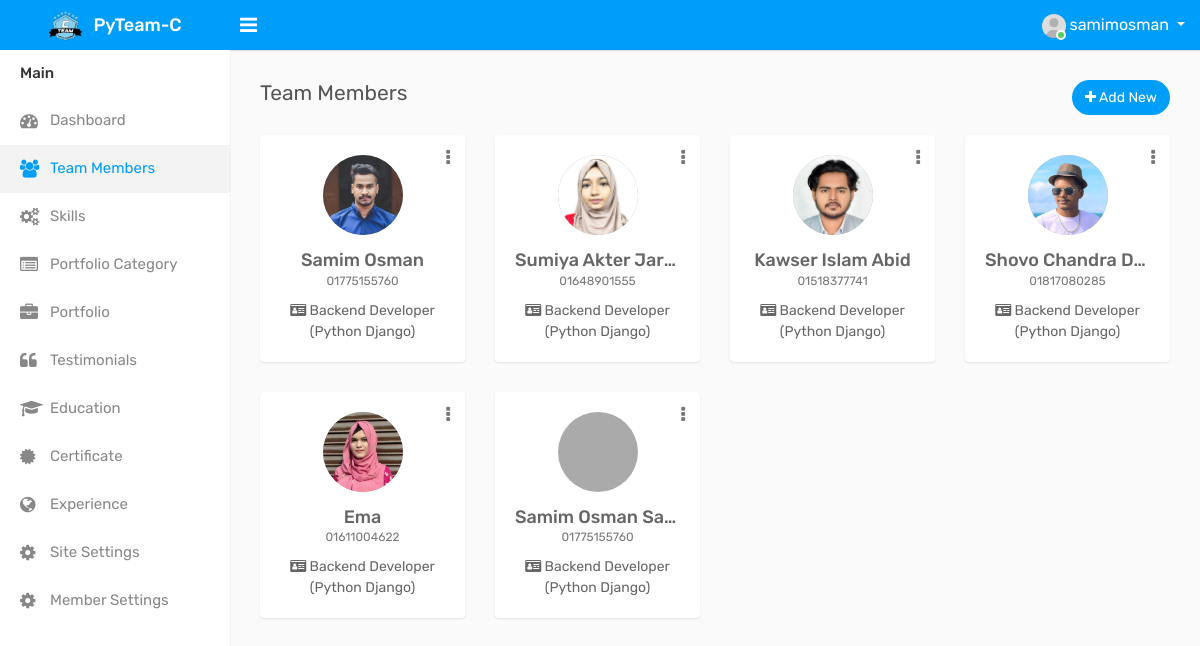
/dashboard/team-member/ (signed in), run on the app's committed database.
### home/models.py (models this page shows, shortened)
class Team_Setting_Config(models.Model):
    setting_no = models.PositiveIntegerField(blank=True, null=True)
    team_title = models.CharField(max_length=500, blank=True, null=True)
    team_designation = models.CharField(max_length=500, blank=True, null=True, default='default/pyteam-c-icon.png')
    team_icon = models.ImageField(upload_to='team/', blank=True, null=True)
    team_logo = models.ImageField(upload_to='team/', blank=True, null=True, default='default/team-c-logo-transparent.png')
    team_email = models.EmailField(max_length=200, blank=True, null=True)
    team_phone_number = models.CharField(max_length=14, blank=True, null=True)
    team_team_start = models.DateField(blank=True, null=True)
    team_address = models.TextField(blank=True, null=True)
    team_address_upazila = models.CharField(max_length=50)
    team_address_district = models.CharField(max_length=50, blank=True, null=True)

class User(AbstractBaseUser, PermissionsMixin):
    username = models.CharField(max_length=50, validators=[UnicodeUsernameValidator], unique=True)
    email = models.EmailField(max_length=150, unique=True)
    objects = BaseManager()
    is_staff = models.BooleanField(default=False)
    is_superuser = models.BooleanField(default=False)
    is_active = models.BooleanField(default=True)
    is_varified = models.BooleanField(default=False)
    is_team_member = models.BooleanField(default=False, blank=True, null=True)
    is_admin = models.BooleanField(default=False)
    auth_token = models.CharField(max_length=300, blank=True, null=True)
    otp_token = models.CharField(max_length=6, blank=True, null=True)
    joined_date = models.DateTimeField(auto_now_add=True)
    USERNAME_FIELD = 'username'
    REQUIRED_FIELDS = ['email']
    class Meta:
        ordering = ['joined_date']

class Team_Member(User):
    GENDER = (
        ('Male', 'Male'),
        ('Female', 'Female'),
        ('Others', 'Others'),
    )
    name = models.CharField(max_length=200)
    phone_number = models.TextField(blank=True, null=True)
    image = models.ImageField(upload_to='team_member/prof/',default='default/default_team_member_image.png', blank=True, null=True)
    cover_image = models.ImageField(upload_to='team_member/cover/', default='default/default_team_member_cover_image.jpg')
    designation = models.CharField(max_length=200, blank=True, null=True)
    short_description = models.TextField(blank=True, null=True)
    gender = models.CharField(choices=GENDER, blank=True, null=True, max_length=10)
    date_of_birth = models.DateField(blank=True, null=True)
    skills = models.ManyToManyField(Skills, blank=True)

### dashboard/team_app/views.py (the view)
# urls.py: path('', dashboard_team_member, name='dashboard_team_member'),
@login_required(login_url='login')
def dashboard_team_member(request):
    team_member = Team_Member.objects.all()
    context = {'team_member': team_member}
    return render(request, 'dashboard/dashboard_home/team_member/team_member.html', context)

### dashboard/context_processor.py (called while the page is built)
def website_setting(request):
    website_settings = Team_Setting_Config.objects.get(setting_no=1)
    return {'website_settings': website_settings}

### templates/dashboard/dashboard_home/team_member/team_member.html (shortened to what this page needs)
{% extends '../../dashboard_base.html' %}
{% load static %}
{% block body_content %}
<div class="content">
    <div class="row">
        <div class="col-sm-4 col-3">
            <h4 class="page-title">Team Members</h4> {% for messages in messages %} {% if messages %} <i>{{messages}}</i> {% endif %} {% endfor %}
        </div>
        <div class="col-sm-8 col-9 text-right m-b-20">
            <a href="{% url 'add_new_member' %}" class="btn btn-primary btn-rounded float-right"><i class="fa fa-plus"></i> Add New</a>
        </div>
    </div>
    <div class="row doctor-grid">
        {% for team_member in team_member %}
        <div class="col-md-4 col-sm-4  col-lg-3">
            <div class="profile-widget">
                <div class="doctor-img">
                    <a class="avatar"><img alt="" src="{{team_member.image.url}}"></a>
                </div>
                <div class="dropdown profile-action">
                    {% if request.user.is_admin == True %}
                    <a href="#" class="action-icon dropdown-toggle" data-toggle="dropdown" aria-expanded="false"><i class="fa fa-ellipsis-v"></i></a>
                    {% endif %}
                </div>
                <h4 class="doctor-name text-ellipsis"><a>{{team_member.name}}</a></h4>
                <div class="doc-prof">{{team_member.phone_number}}</div>
                <div class="user-country">
                    <i class="fa fa-id-card"></i> {{team_member.designation}}
                </div>
            </div>
        </div>
        {% endfor %}
    </div>
</div>
{% endblock body_content %}

### templates/dashboard/dashboard_base.html (shortened to what this page needs)
{% load static %}
<!DOCTYPE html>
<html lang="en">
<head>
    <html lang="en">
    <link rel="stylesheet" type="text/css" href="{% static  'dashboard/css/bootstrap.min.css' %}">
    <link rel="stylesheet" type="text/css" href="{% static  'dashboard/css/font-awesome.min.css' %}">
    <link rel="stylesheet" type="text/css" href="{% static  'dashboard/css/style.css' %}">
    <link rel="stylesheet" href="https://cdnjs.cloudflare.com/ajax/libs/font-awesome/4.7.0/css/font-awesome.min.css">
</head>
<body>
    <div class="main-wrapper">
        <div class="header">
			<div class="header-left">
				<a href="{% url 'dashboard_home' %}" class="logo">
					<img src="{{website_settings.team_icon.url}}" width="35" height="35" alt=""> <span>PyTeam-C</span>
				</a>
			</div>
			<a id="toggle_btn" href="javascript:void(0);"><i class="fa fa-bars"></i></a>
            <ul class="nav user-menu float-right">
                <li class="nav-item dropdown has-arrow">
                    <a href="#" class="dropdown-toggle nav-link user-link" data-toggle="dropdown">
                        <span class="user-img">
							<img class="rounded-circle" src="{% static  'dashboard/img/user.jpg' %}" width="24" alt="Admin">
							<span class="status online"></span>
						</span>
						<span>{{request.user.username}}</span>
                    </a>
                </li>
            </ul>
        </div>
        {% url 'dashboard_home' as dashboard_home_url %}
        {% url 'dashboard_team_member' as dashboard_team_member_url %}
        {% url 'team_testimonials' as team_testimonials_url %}
        {% url 'skills_list' as skills_list_url %}
        {% url 'portfolio_category' as portfolio_category_url %}
        {% url 'all_portfolio' as all_portfolio_url %}
        {% url 'testimonials' as testimonials_url %}
        {% url 'education' as education_url %}
        {% url 'certificate' as certificate_url %}
        {% url 'experience' as experience_url %}
        {% block sidebar_nav %}
        <div class="sidebar" id="sidebar">
            <div class="sidebar-inner slimscroll">
                <div id="sidebar-menu" class="sidebar-menu">
                    <ul>
                        <li class="menu-title">Main</li>
                        <li {% if request.path == dashboard_home_url %}class="active"{% endif %}>
                            <a href="{{dashboard_home_url}}">
                                <i class="fa fa-dashboard"></i> <span>Dashboard</span>
                            </a>
                        </li>
						<li {% if request.path == dashboard_team_member_url %}class="active"{% endif %}>
                            <a href="{{dashboard_team_member_url}}">
                                <i class="fa fa-users"></i> <span>Team Members</span>
                            </a>
                        </li>
						<li {% if request.path == skills_list_url %}class="active"{% endif %}>
                            <a href="{{skills_list_url}}">
                                <i class="fa fa-cogs"></i> <span>Skills</span>
                            </a>
                        </li>
                        {% if request.user.is_admin == True %}
						<li {% if request.path == portfolio_category_url %}class="active"{% endif %}>
                            <a href="{{portfolio_category_url}}">
                                <i class="fa fa-list-alt"></i> <span>Portfolio Category</span>
                            </a>
                        </li>
                        {% endif %}
						<li {% if request.path == all_portfolio_url %}class="active"{% endif %}>
                            <a href="{{all_portfolio_url}}">
                                <i class="fa fa-briefcase"></i> <span>Portfolio</span>
                            </a>
                        </li>
						<li {% if request.path == testimonials_url %}class="active"{% endif %}>
                            <a href="{{testimonials_url}}">
                                <i class="fa fa-quote-left"></i> <span>Testimonials</span>
                            </a>
                        </li>
						<li {% if request.path == education_url %}class="active"{% endif %}>
                            <a href="{{education_url}}">
                                <i class="fa fa-graduation-cap"></i> <span>Education</span>
                            </a>
                        </li>
						<li {% if request.path == certificate_url %}class="active"{% endif %}>
                            <a href="{{certificate_url}}">
                                <i class="fa fa-certificate"></i> <span>Certificate</span>
                            </a>
                        </li>
						<li {% if request.path == experience_url %}class="active"{% endif %}>
                            <a href="{{experience_url}}">
                                <i class="fa fa-globe"></i> <span>Experience</span>
                            </a>
                        </li>
                        {% if request.user.is_admin == True %}
                        <li>
                            <a href="{% url 'site_settings' %}"><i class="fa fa-cog"></i> <span>Site Settings</span></a>
                        </li>
                        {% endif %}
                        {% if request.user.is_team_member == True %}
                        <li>
                            <a href="{% url 'profile_settings' %}"><i class="fa fa-cog"></i> <span>Member Settings</span></a>
                        </li>
                        {% endif %}
                    </ul>
                </div>
            </div>
        </div>
        {% endblock sidebar_nav %}
        <div class="page-wrapper">
            {% block body_content %}{% endblock body_content %}
        </div>
    </div>
</body>
</html>

### data on the page
Team_Setting_Config: team_icon (picture)
User: user.username "samimosman"
Team_Member: image (picture), name "Samim Osman", phone_number "01775155760", designation "Backend Developer (Python Django)"
Team_Member: image (picture), name "Sumiya Akter Jar…", phone_number "01648901555", designation "Backend Developer (Python Django)"
Team_Member: image (picture), name "Kawser Islam Abid", phone_number "01518377741", designation "Backend Developer (Python Django)"
Team_Member: image (picture), name "Shovo Chandra D…", phone_number "01817080285", designation "Backend Developer (Python Django)"
Team_Member: image (picture), name "Ema", phone_number "01611004622", designation "Backend Developer (Python Django)"
Team_Member: name "Samim Osman Sa…", phone_number "01775155760", designation "Backend Developer (Python Django)"
